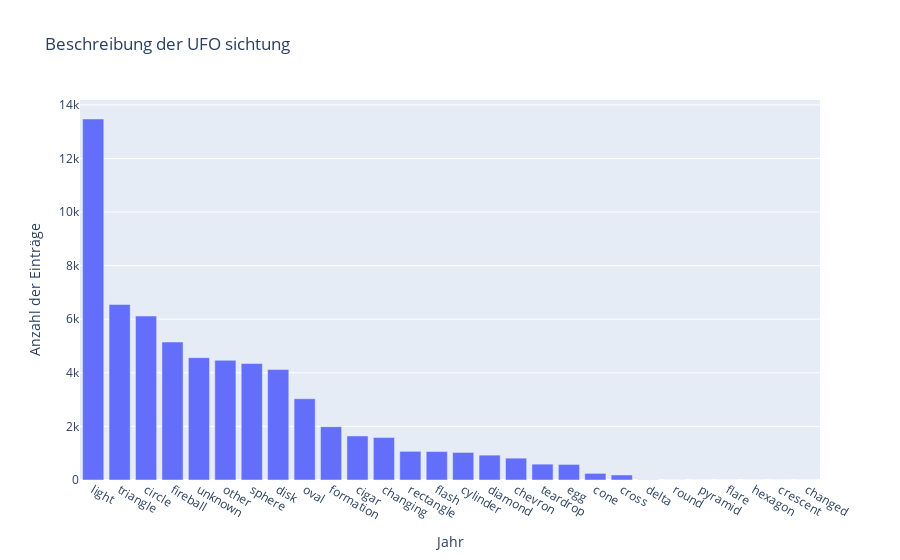

Notebook code for this chart:
### Markdown cell above
## Most Common Word Description

### Code cell
# Daten einlesen
df = pd.read_csv('data/clean_ufo_data.csv')



# group by year and counting entry 
jahreszahl_count = df['shape'].value_counts()

fig = go.Figure(data=[go.Bar(x=jahreszahl_count.index, y=jahreszahl_count.values)])

fig.update_layout(title='Beschreibung der UFO sichtung',
                  xaxis_title='Jahr',
                  yaxis_title='Anzahl der Einträge')

fig.show()

### Figure 1 — Plotly figure (JSON) as saved in the notebook; plotly's stock layout.template omitted (floating-point values rounded to 4 significant figures)
{"data": [{"type": "bar", "x": ["light", "triangle", "circle", "fireball", "unknown", "other", "sphere", "disk", "oval", "formation", "cigar", "changing", "rectangle", "flash", "cylinder", "diamond", "chevron", "teardrop", "egg", "cone", "cross", "delta", "round", "pyramid", "flare", "hexagon", "crescent", "changed"], "y": [13473, 6549, 6118, 5148, 4567, 4466, 4347, 4121, 3032, 1990, 1643, 1584, 1070, 1062, 1027, 928, 815, 592, 581, 247, 188, 6, 2, 1, 1, 1, 1, 1]}], "layout": {"title": {"text": "Beschreibung der UFO sichtung"}, "xaxis": {"title": {"text": "Jahr"}}, "yaxis": {"title": {"text": "Anzahl der Einträge"}}}}
